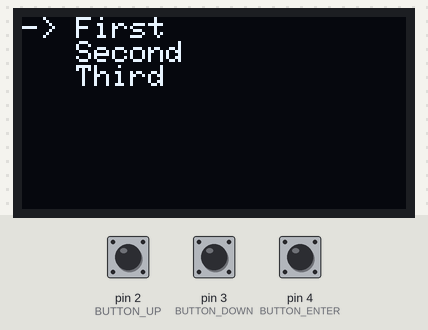
The sketch below on a simulated Arduino Uno, built with avr-gcc and run on an emulated ATmega328P. On the bench: 128×64 one-colour display. Inputs (shaded band) come from the test bench; at power-on: pin 4 (BUTTON_ENTER) HIGH, pin 2 (BUTTON_UP) HIGH, pin 3 (BUTTON_DOWN) HIGH.

Above: at 1.2 s.
1.3 s: pin 4 (BUTTON_ENTER) pulled LOW for 1 s
3.8 s: pin 2 (BUTTON_UP) pulled LOW for 1 s
At 5.5 s:
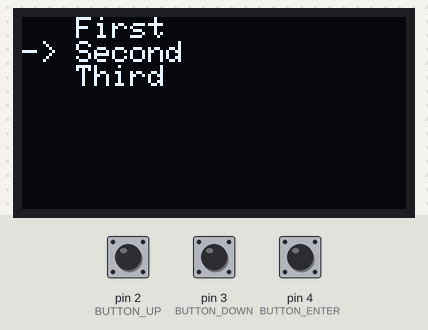
6.3 s: pin 4 (BUTTON_ENTER) pulled LOW for 0.15 s
7.9 s: pin 3 (BUTTON_DOWN) pulled LOW for 3.2 s
At 8.04 s:
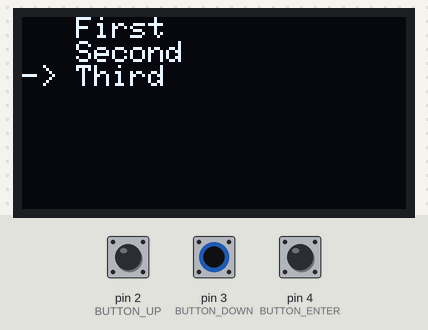
12.6 s: pin 4 (BUTTON_ENTER) pulled LOW for 3.2 s
Timing chart, 0 to 15.6 s (numbered marks = the images above; inputs shaded):
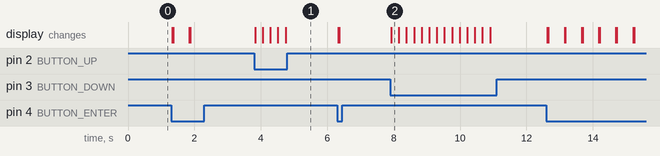

The sketch:

ArduinoNanoOledMenu1.ino
```cpp
#include <Wire.h>
#include <Adafruit_GFX.h>
#include <Adafruit_SSD1306.h>

#define SCREEN_WIDTH 128
#define SCREEN_HEIGHT 64
#define OLED_RESET    -1
Adafruit_SSD1306 display(SCREEN_WIDTH, SCREEN_HEIGHT, &Wire, OLED_RESET);

// Definícia pinov pre tlačidlá
#define BUTTON_UP    2
#define BUTTON_DOWN  3
#define BUTTON_ENTER 4

int cursorPosition = 0; // Kurzorská pozícia (0 = First, 1 = Second, 2 = Third)
String menuItems[] = {"First", "Second", "Third"};
int totalItems = sizeof(menuItems) / sizeof(menuItems[0]);

void setup() {
  // Nastavenie displeja
  if (!display.begin(SSD1306_SWITCHCAPVCC, 0x3C)) {
    Serial.println(F("SSD1306 allocation failed"));
    for (;;);
  }
  display.clearDisplay();
  display.setTextColor(SSD1306_WHITE);
  display.setTextSize(1);

  // Nastavenie pinov tlačidiel
  pinMode(BUTTON_UP, INPUT_PULLUP);
  pinMode(BUTTON_DOWN, INPUT_PULLUP);
  pinMode(BUTTON_ENTER, INPUT_PULLUP);

  // Zobrazenie počiatočného menu
  drawMenu();
}

void loop() {
  // Získať stav tlačidiel
  if (digitalRead(BUTTON_UP) == LOW) {
    cursorPosition--;
    if (cursorPosition < 0) cursorPosition = totalItems - 1;  // Cyklovanie na poslednú položku
    drawMenu();
    delay(200); // Debouncing
  }

  if (digitalRead(BUTTON_DOWN) == LOW) {
    cursorPosition++;
    if (cursorPosition >= totalItems) cursorPosition = 0;  // Cyklovanie na prvú položku
    drawMenu();
    delay(200); // Debouncing
  }

  if (digitalRead(BUTTON_ENTER) == LOW) {
    if (cursorPosition == 0 || cursorPosition == 1 || cursorPosition == 2) {
      showItemClicked(menuItems[cursorPosition]);
    }
    delay(200); // Debouncing
  }
}

void drawMenu() {
  display.clearDisplay();
  display.setCursor(0, 0);

  // Vykreslenie menu
  for (int i = 0; i < totalItems; i++) {
    if (i == cursorPosition) {
      display.print("-> "); // Kurzorka pred položkou
    } else {
      display.print("   ");
    }
    display.println(menuItems[i]);
  }

  display.display();
}

void showItemClicked(String item) {
  display.clearDisplay();
  display.setCursor(0, 0);
  display.println("Clicked on: " + item);

  // Zobrazenie "exit" na spodnej časti obrazovky
  display.setTextSize(1);
  display.setCursor(0, 50);
  display.setTextColor(SSD1306_BLACK, SSD1306_WHITE); // Invertované pozadie
  display.println("[EXIT]");
  display.setTextColor(SSD1306_WHITE); // Resetovanie farby textu

  display.display();

  // Čakanie na stlačenie ENTER pre návrat do menu
  while (digitalRead(BUTTON_ENTER) == HIGH) {
    // Čaká sa na stlačenie Enter
  }
  drawMenu();
}
```

Measured:
- after the input at 3.8 s, the display: first changes at once (image 1 shows a later state)
- after the input at 7.9 s, the display: changes at once (image 2)
